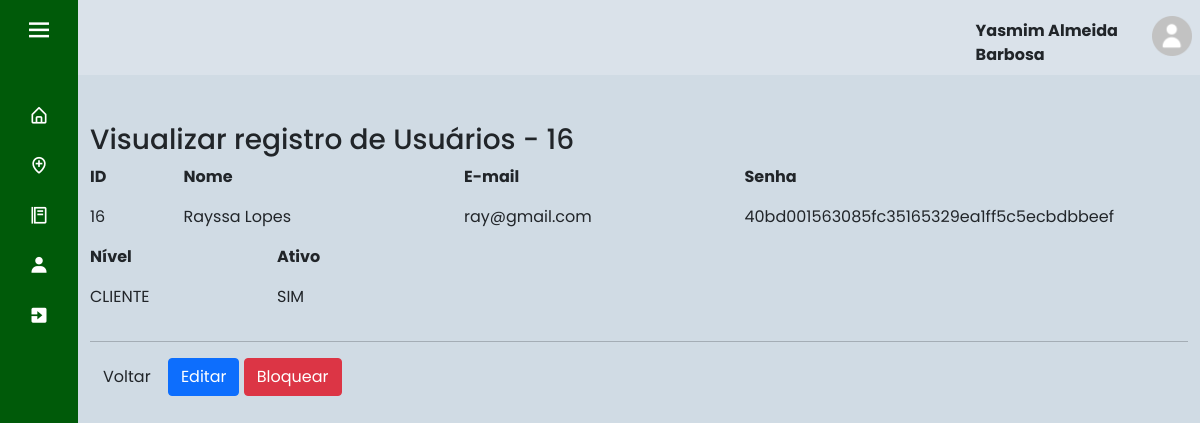
The app's page /index.php?page=view_usu&id_cli=16 (signed in) with its own data.
### tables this page shows
CREATE TABLE IF NOT EXISTS `usuario` (
  `id_cli` int(11) NOT NULL AUTO_INCREMENT,
  `nome` varchar(45) NOT NULL,
  `email` varchar(45) NOT NULL,
  `senha` varchar(100) NOT NULL,
  `nivel` int(1) DEFAULT NULL,
  `ativo` tinyint(1) DEFAULT NULL,
  PRIMARY KEY (`id_cli`),
  KEY `nivel` (`nivel`)
);

### sis/usuario/view_usu.php (the view, shortened to what this page needs)
<?php
	$id_cli = (int) $_GET['id_cli'];
	$sql = mysqli_query($con, "select * from usuario where id_cli = '".$id_cli."';");
	$row = mysqli_fetch_array($sql);
?>
<div id="main" class="container-fluid">
	<br>
		<h3 class="page-header">Visualizar registro de Usuários - <?php echo $id_cli;?></h3>
	<div class="row">
		<div class="col-md-1">
			<p><strong>ID</strong></p>
			<p><?php echo $row['id_cli'];?></p>
		</div>
		<div class="col-md-3">
			<p><strong>Nome</strong></p>
			<p><?php echo $row['nome']; ?></p>
		</div>
		<div class="col-md-3">
			<p><strong>E-mail</strong></p>
			<p><?php echo $row['email']; ?></p>
		</div>
		<div class="col-md-4">
			<p><strong>Senha</strong></p>
			<p><?php echo $row['senha']; ?></p>
		</div>
	</div>
	<div class="row">
		<div class="col-md-2">
			<p><strong>Nível</strong></p>
			<p><?php switch($row['nivel'])
					{
						case 1: echo "CLIENTE";break;
					}
				?>
			</p>
		</div>
		<div class="col-md-2">
			<p><strong>Ativo</strong></p>
			<p><?php
				if($row["ativo"]==1){
					echo "SIM";
				}else if($row["ativo"]==0){
					echo "NÃO";
				}
				?>
			</p>
		</div>
	</div>
	<hr/>
	<div id="actions" class="row">
		<div class="col-md-12">
			<a href="?page=lista_usu" class="btn btn-default">Voltar</a>
			<?php echo "<a href=?page=fedit_usu&id_cli=".$row['id_cli']." class='btn btn-primary'>Editar</a>";?>
			<?php
				if($row["ativo"]==1){
					echo "<a href=?page=block_usu&id_cli=".$row['id_cli']." class='btn btn-danger'>Bloquear</a>";
				}else if($row["ativo"]==0){
					echo "<a href=?page=ativa_usu&id_cli=".$row['id_cli']." class='btn btn-success'>&nbsp;&nbsp;&nbsp;Ativar&nbsp;&nbsp;</a>";
				}
				?>
		</div>
	</div>
</div>

### index.php (shortened to what this page needs)
<!doctype html>
<html lang="pt-br">
  <head>
    <link rel="stylesheet" href="css/style.css">
    <link href='https://unpkg.com/boxicons@2.0.7/css/boxicons.min.css' rel='stylesheet'>
    <link href="https://cdn.jsdelivr.net/npm/bootstrap@5.0.2/dist/css/bootstrap.min.css" rel="stylesheet">
  </head>
  <body>
    <?php
      include "base/config.php";
      switch($_SESSION['UsuarioNivel']){
        case 3: include "base/sidebar3.php"; break; exit;
      }
    ?>
  <section class="home-section">
      <nav class="navbar navbar-expand-sm" style="background-color: rgba(255, 255, 255, 0.2);">
      <?php
          if(isset($_SESSION["UsuarioID"])) {
              $usuario_id = $_SESSION["UsuarioID"];
          } else{
              header("location: base/index2.php");
              exit;
          }
          $sql = "select * from usuario where id_cli = '$usuario_id'";
          $result = mysqli_query($con, $sql);
          if($result){
            $row = mysqli_fetch_assoc($result);
            $nome = $row['nome'];
      ?>
        <ul class="navbar-nav" style="margin-left: 80%;">
          <li class="nav-item" style="font-weight: bold; margin-top: 5%">
            <?php echo'' .$nome. '';?>
          </li>
          <li class="nav-item">
            <a class="nav-link" href="base/dados.php"><img src="img/home-perfil.png" width="40" height="40"></a>
          </li>
        </ul>
      </nav>
      <br>
      <?php
        } else{
              echo "Erro na consulta:" .mysqli_error($con);
            }
      ?>
    <?php
      include "base/ch_pages.php";
    ?>
    </section>
  </body>
</html>

### css/style.css (style rules this page uses)
* { margin: 0; padding: 0; box-sizing: border-box; font-family: 'Poppins', sans-serif; }
.home-section { position: relative; background: #184e7733; height: 100vh; left: 260px; width: calc(100% - 260px); transition: all 0.5s ease; }
.sidebar.close ~ .home-section { left: 78px; width: calc(100% - 78px); }

### records on screen
usuario: nome "Yasmim Almeida Barbosa"
usuario: id_cli "16", nome "Rayssa Lopes", email "ray@gmail.com", senha "40bd001563085fc35165329ea1ff5c5ecbdbbeef"

### other values on screen
$id_cli "16"
